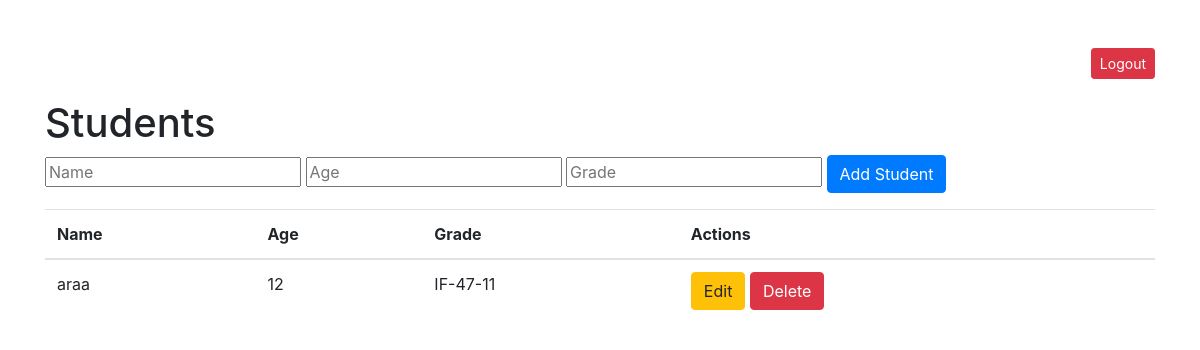
Page / (signed in) on the earlier database version.
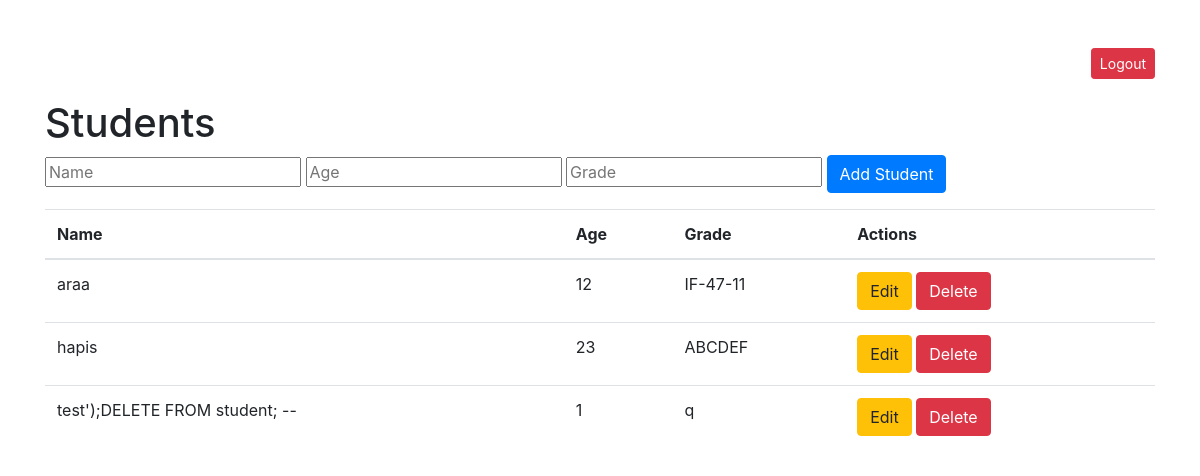
Same page on the later database version.
### app.py (models this page shows, shortened)
class Student(db.Model):
    id = db.Column(db.Integer, primary_key=True)
    name = db.Column(db.String(100), nullable=False)
    age = db.Column(db.Integer, nullable=False)
    grade = db.Column(db.String(10), nullable=False)

### app.py (the view)
@app.route('/')
def index():
    if 'logged_in' not in session:          # DITAMBAHKAN
        return redirect(url_for('login'))
    students = db.session.execute(text('SELECT * FROM student')).fetchall()
    return render_template('index.html', students=students)
    students = db.session.execute(text('SELECT * FROM student')).fetchall()
    return render_template('index.html', students=students)

### templates/index.html (shortened to what this page needs)
<!DOCTYPE html>
<html lang="en">
<head>
    <link rel="stylesheet" href="https://stackpath.bootstrapcdn.com/bootstrap/4.5.2/css/bootstrap.min.css">
</head>
<body>
    <div class="container mt-5">
        <div style="text-align: right; margin-bottom: 20px;">
            <a href="{{ url_for('logout') }}" class="btn btn-danger btn-sm">Logout</a>
        </div>
        <h1>Students</h1>
        <form action="/add" method="POST">
            <input type="text" name="name" placeholder="Name" required>
            <input type="number" name="age" placeholder="Age" required>
            <input type="text" name="grade" placeholder="Grade" required>
            <button type="submit" class="btn btn-primary">Add Student</button>
        </form>
        <table class="table mt-3">
            <thead>
                <tr>
                    <th>Name</th>
                    <th>Age</th>
                    <th>Grade</th>
                    <th>Actions</th>
                </tr>
            </thead>
            <tbody>
                {% for student in students %}
                <tr>
                    <td>{{ student.name|e }}</td>
                    <td>{{ student.age }}</td>
                    <td>{{ student.grade }}</td>
                    <td>
                        <a href="/edit/{{ student.id }}" class="btn btn-warning">Edit</a>
                         <form action="/delete/{{ student.id }}" method="POST" style="display:inline;">
                            <button type="submit" class="btn btn-danger">Delete</button>
                        </form>
                    </td>
                </tr>
                {% endfor %}
            </tbody>
        </table>
    </div>
</body>
</html>

Differences in the rows shown:
added Student: name "hapis", age "23", grade "ABCDEF"
added Student: name "test');DELETE FROM student; --", age "1", grade "q"
